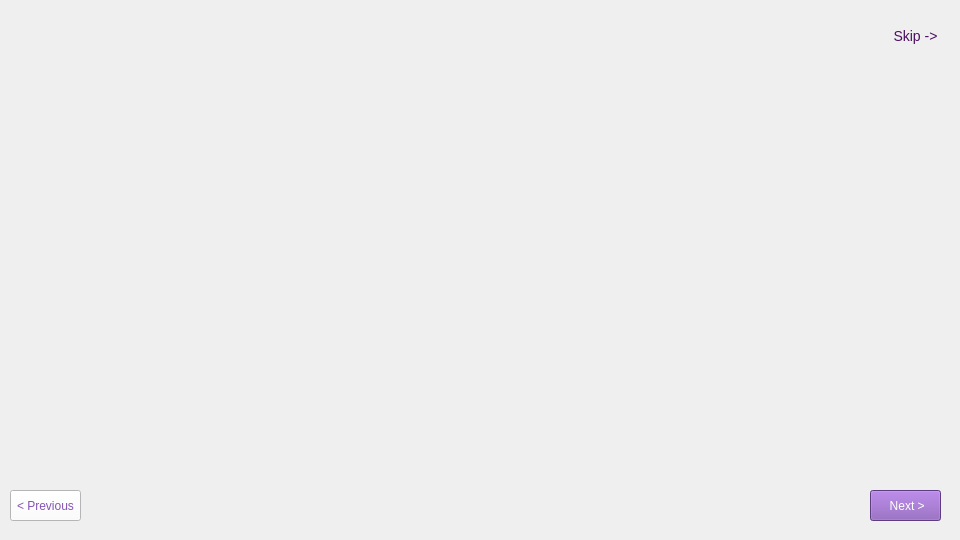
<?xml version="1.0" encoding="UTF-8"?>
<ui version="4.0">
 <class>MainWindow</class>
 <widget class="QMainWindow" name="MainWindow">
  <property name="geometry">
   <rect>
    <x>0</x>
    <y>0</y>
    <width>960</width>
    <height>540</height>
   </rect>
  </property>
  <property name="windowTitle">
   <string>MainWindow</string>
  </property>
  <property name="styleSheet">
   <string notr="true">border-image: url(:/new/background-images/resources/background1.png);</string>
  </property>
  <widget class="QWidget" name="centralwidget">
   <property name="styleSheet">
    <string notr="true"/>
   </property>
   <widget class="QLabel" name="label">
    <property name="geometry">
     <rect>
      <x>10</x>
      <y>10</y>
      <width>131</width>
      <height>101</height>
     </rect>
    </property>
    <property name="styleSheet">
     <string notr="true">border-image: url(:/new/background-images/resources/logo.png);</string>
    </property>
    <property name="text">
     <string/>
    </property>
   </widget>
   <widget class="QLabel" name="label_2">
    <property name="geometry">
     <rect>
      <x>340</x>
      <y>100</y>
      <width>251</width>
      <height>351</height>
     </rect>
    </property>
    <property name="styleSheet">
     <string notr="true">border-image: url(:/new/background-images/resources/welcome1.png);</string>
    </property>
    <property name="text">
     <string/>
    </property>
   </widget>
   <widget class="QPushButton" name="pushButton">
    <property name="geometry">
     <rect>
      <x>870</x>
      <y>490</y>
      <width>71</width>
      <height>31</height>
     </rect>
    </property>
    <property name="styleSheet">
     <string notr="true">border-image: none;
border-color: none;
color: rgb(255, 255, 255);
background-color: rgb(133, 84, 181);

</string>
    </property>
    <property name="text">
     <string> Next &gt;</string>
    </property>
   </widget>
   <widget class="QPushButton" name="pushButton_2">
    <property name="geometry">
     <rect>
      <x>10</x>
      <y>490</y>
      <width>71</width>
      <height>31</height>
     </rect>
    </property>
    <property name="styleSheet">
     <string notr="true">border-image:none;
border-color:none;
background-color: rgb(254,252,255);
color: rgb(133, 84,181);</string>
    </property>
    <property name="text">
     <string>&lt; Previous</string>
    </property>
   </widget>
   <widget class="QPushButton" name="pushButton_3">
    <property name="geometry">
     <rect>
      <x>880</x>
      <y>20</y>
      <width>71</width>
      <height>31</height>
     </rect>
    </property>
    <property name="styleSheet">
     <string notr="true">border:none;
color:rgb(75,15,96);
font-size:14px;
border-image:none;
background: transparent;
 </string>
    </property>
    <property name="text">
     <string>Skip -&gt;</string>
    </property>
   </widget>
  </widget>
 </widget>
 <resources/>
 <connections/>
</ui>
